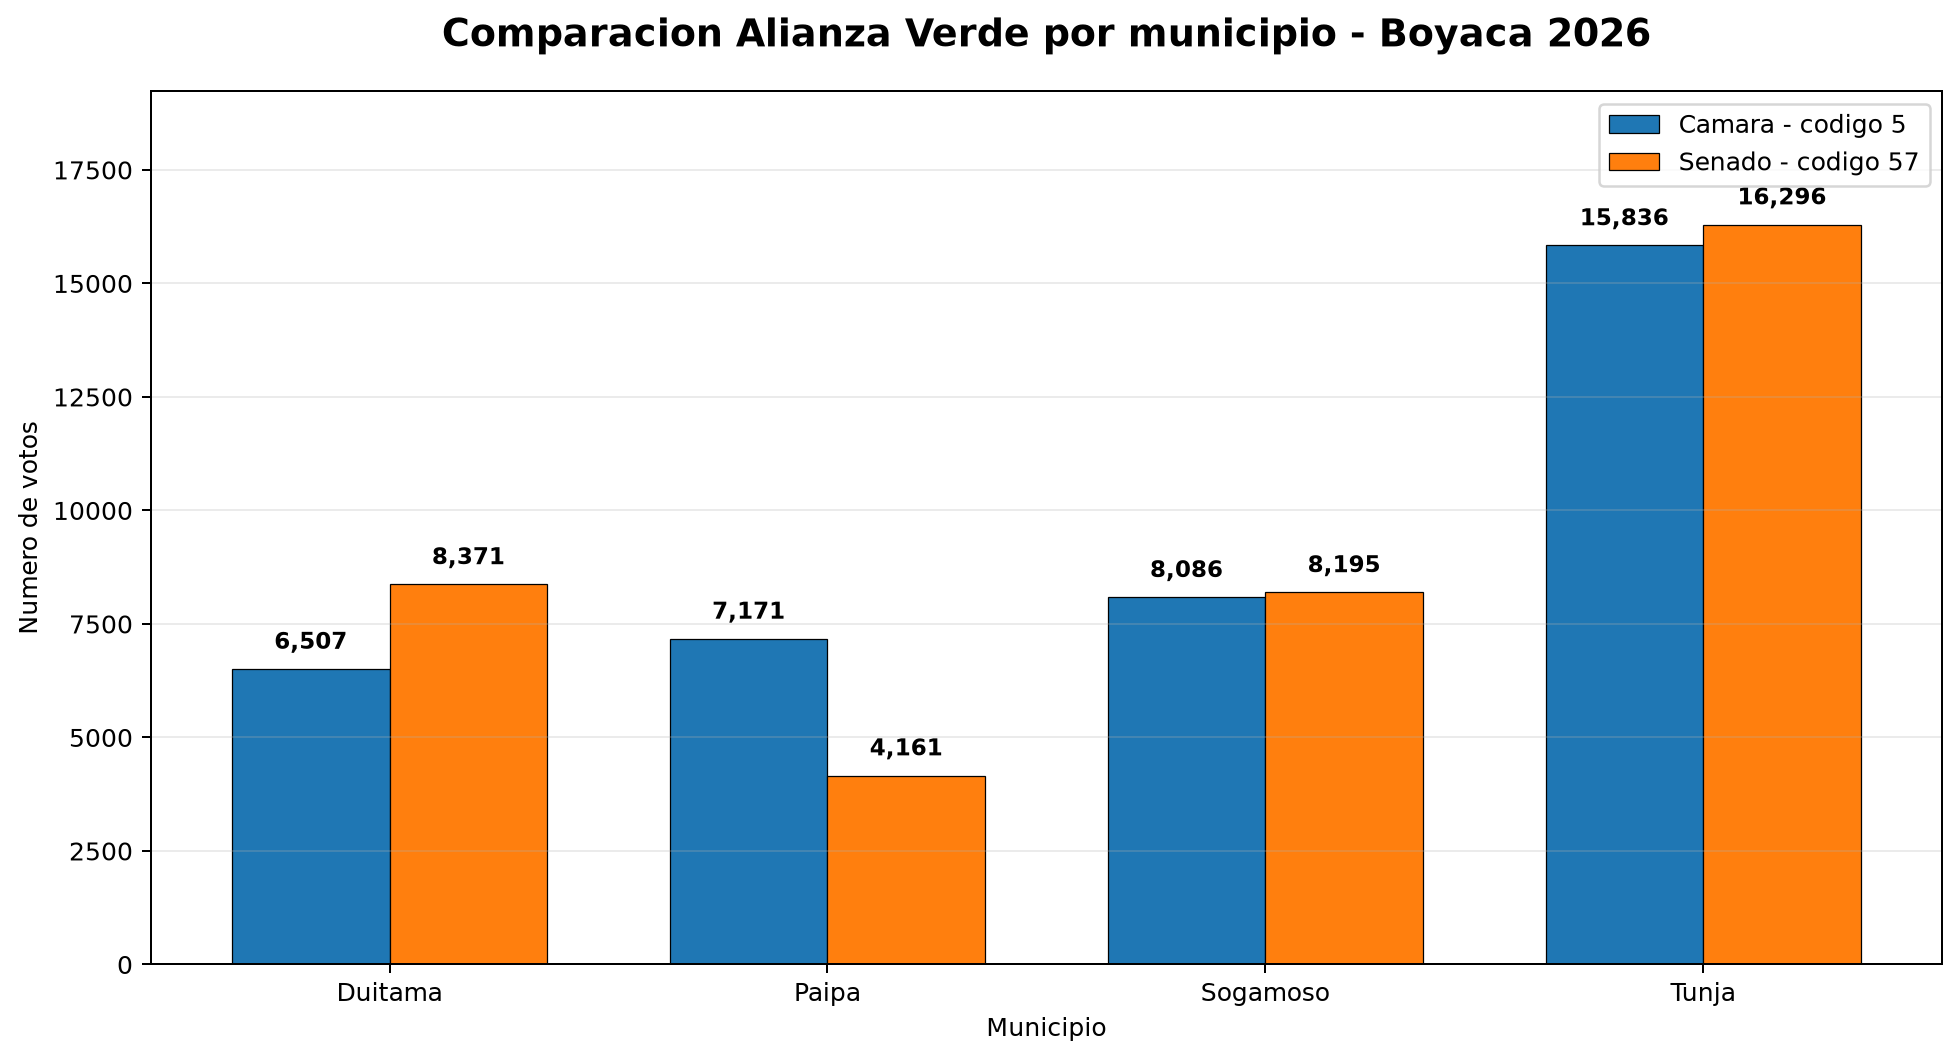

Write the Python code that produced this figure.
"""Genera una grafica comparativa de Alianza Verde por municipio."""

from __future__ import annotations

import sqlite3
from pathlib import Path

import matplotlib.pyplot as plt


ROOT = Path(__file__).resolve().parents[1]
DB_PATH = ROOT / "db" / "puestos_2026.db"
OUTPUT_PATH = ROOT / "viz" / "comparacion_verde.png"


def main() -> None:
    if not DB_PATH.exists():
        raise FileNotFoundError(
            f"No se encontro la base de datos: {DB_PATH}"
        )

    conexion = sqlite3.connect(DB_PATH)

    try:
        cursor = conexion.execute(
            """
            WITH camara AS (
                SELECT
                    mu.nombre AS municipio,
                    SUM(rp.votos) AS votos_camara
                FROM resultados_partido rp
                INNER JOIN partidos pa
                    ON pa.id = rp.partido_id
                INNER JOIN mesas m
                    ON m.id = rp.mesa_id
                INNER JOIN puestos p
                    ON p.id = m.puesto_id
                INNER JOIN municipios mu
                    ON mu.id = p.municipio_id
                WHERE rp.corporacion = 'CA'
                  AND pa.codigo = '5'
                GROUP BY mu.nombre
            ),
            senado AS (
                SELECT
                    mu.nombre AS municipio,
                    SUM(rp.votos) AS votos_senado
                FROM resultados_partido rp
                INNER JOIN partidos pa
                    ON pa.id = rp.partido_id
                INNER JOIN mesas m
                    ON m.id = rp.mesa_id
                INNER JOIN puestos p
                    ON p.id = m.puesto_id
                INNER JOIN municipios mu
                    ON mu.id = p.municipio_id
                WHERE rp.corporacion = 'SE'
                  AND pa.codigo = '57'
                GROUP BY mu.nombre
            )
            SELECT
                mu.nombre AS municipio,
                COALESCE(c.votos_camara, 0) AS votos_camara,
                COALESCE(s.votos_senado, 0) AS votos_senado
            FROM municipios mu
            LEFT JOIN camara c
                ON c.municipio = mu.nombre
            LEFT JOIN senado s
                ON s.municipio = mu.nombre
            ORDER BY mu.nombre;
            """
        )

        filas = cursor.fetchall()

    finally:
        conexion.close()

    if not filas:
        raise RuntimeError(
            "La consulta no devolvio informacion."
        )

    municipios = [fila[0].title() for fila in filas]
    votos_camara = [int(fila[1] or 0) for fila in filas]
    votos_senado = [int(fila[2] or 0) for fila in filas]

    posiciones = list(range(len(municipios)))
    ancho = 0.36

    figura, eje = plt.subplots(figsize=(11, 6))

    barras_camara = eje.bar(
        [posicion - ancho / 2 for posicion in posiciones],
        votos_camara,
        width=ancho,
        label="Camara - codigo 5",
        edgecolor="black",
        linewidth=0.5,
    )

    barras_senado = eje.bar(
        [posicion + ancho / 2 for posicion in posiciones],
        votos_senado,
        width=ancho,
        label="Senado - codigo 57",
        edgecolor="black",
        linewidth=0.5,
    )

    eje.set_title(
        "Comparacion Alianza Verde por municipio - Boyaca 2026",
        fontsize=15,
        fontweight="bold",
        pad=18,
    )

    eje.set_xlabel("Municipio")
    eje.set_ylabel("Numero de votos")
    eje.set_xticks(posiciones)
    eje.set_xticklabels(municipios)
    eje.legend()
    eje.grid(axis="y", alpha=0.25)

    maximo = max(votos_camara + votos_senado)
    eje.set_ylim(0, maximo * 1.18 if maximo else 1)

    for barras in (barras_camara, barras_senado):
        for barra in barras:
            altura = barra.get_height()

            eje.text(
                barra.get_x() + barra.get_width() / 2,
                altura + maximo * 0.02,
                f"{int(altura):,}",
                ha="center",
                va="bottom",
                fontsize=9,
                fontweight="bold",
            )

    figura.tight_layout()

    figura.savefig(
        OUTPUT_PATH,
        dpi=180,
        bbox_inches="tight",
    )

    plt.close(figura)

    print(f"Grafica generada: {OUTPUT_PATH}")


if __name__ == "__main__":
    main()
